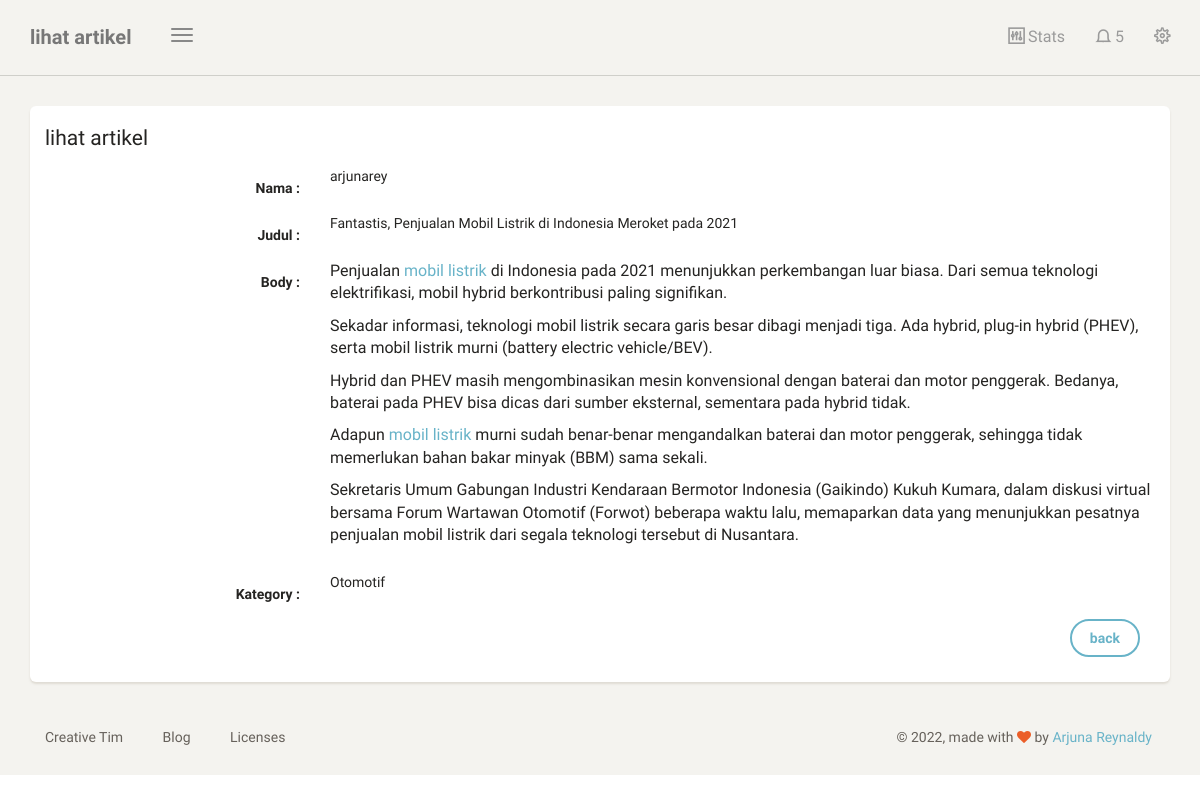
The page /dashboard/artikel/lihat/5 (signed in) on the database its author committed.
### biodata/models.py (models this page shows, shortened)
class Artikel(models.Model):
    nama = models.ForeignKey(User, on_delete=models.CASCADE, blank=True, null=True)
    judul = models.CharField(max_length=100)
    body = RichTextUploadingField(blank=True, null=True,
                                    config_name='special',
                                    external_plugin_resources=[(
                                        'youtube',
                                        '/static/ckeditor_plugins/youtube/youtube/',
                                        'plugin.js',
                                        )],
)
    kategory = models.ForeignKey(Kategori, on_delete=models.CASCADE)
    date = models.DateTimeField(auto_now_add=True)
    class Meta:
        ordering =['-date']
        verbose_name_plural ="Artikel"

class Kategori(models.Model):
    nama = models.CharField(max_length=20)
    def __str__(self):
        return self.nama
    class Meta:
        verbose_name_plural ="Kategori"

### biodata/views.py (the view)
# urls.py: path('artikel/lihat/<str:id>', lihat_artikel, name='lihat_artikel'),
@login_required
def lihat_artikel(request, id):
    template_name = "back/lihat_artikel.html"
    artikel = Artikel.objects.get(id=id)
    context = {
        'title':'lihat artikel',
        'artikel': artikel,
    }
    return render(request, template_name, context)

### templates/back/lihat_artikel.html (shortened to what this page needs)
{% extends 'back/base.html' %}
{% block content %}
<div class="content">
    <div class="container-fluid">
        <div class="row">
            <div class="col-md-12">
                <div class="card">
                    <form class="form-horizontal" method="POST">
                        <div class="card-header">
                            <h4 class="card-title">
                                {{title}}
                            </h4>
                        </div>
                        <div class="card-content">
                            <div class="form-group">
                                <label class="col-md-3 control-label">Nama : </label>
                                <div class="col-md-9">
                                    {{artikel.nama}}
                                </div>
                            </div>
                            <div class="form-group">
                                <label class="col-md-3 control-label">Judul : </label>
                                <div class="col-md-9">
                                    {{artikel.judul}}
                                </div>
                            </div>
                            <div class="form-group">
                                <label class="col-md-3 control-label">Body : </label>
                                <div class="col-md-9">
                                    {{artikel.body|safe}}
                                </div>
                            </div>
                            <div class="form-group">
                                <label class="col-md-3 control-label">Kategory : </label>
                                <div class="col-md-9">
                                   {{artikel.kategory}}
                                </div>
                        </div>
                        <div class="card-footer text-right">
                            <div class="form-group">
                                <label class="col-md-3"></label>
                                <div class="col-md-9">
                                   <a class="btn btn-info" href="{% url 'tabel_artikel' %}">back</a>
                                </div>
                            </div>
                        </div>
                    </form>
                </div>
            </div>
        </div>
    </div>
</div>
{% endblock content %}

### rows shown on the page
Artikel: nama "arjunarey", judul "Fantastis, Penjualan Mobil Listrik di Indonesia Meroket pada 2021", body "Penjualan mobil listrik di Indonesia pada 2021 menunjukkan perkembangan luar biasa. Dari semua teknologi elektrifikasi, mobil hybrid berkontribusi paling signifikan. Sekadar informasi, teknologi mobil listrik secara garis besar dibagi menjadi tiga. Ada hybrid, plug-in hybrid (PHEV), serta mobil listrik murni (battery electric vehicle/BEV). Hybrid dan PHEV masih mengombinasikan mesin konvensional dengan baterai dan motor penggerak. Bedanya, baterai pada PHEV bisa dicas dari sumber eksternal, sementara pada hybrid tidak. Adapun mobil listrik murni sudah benar-benar mengandalkan baterai dan motor penggerak, sehingga tidak memerlukan bahan bakar minyak (BBM) sama sekali. Sekretaris Umum…", kategory "Otomotif"

### other values the page prints
{{ title }} "lihat artikel"
